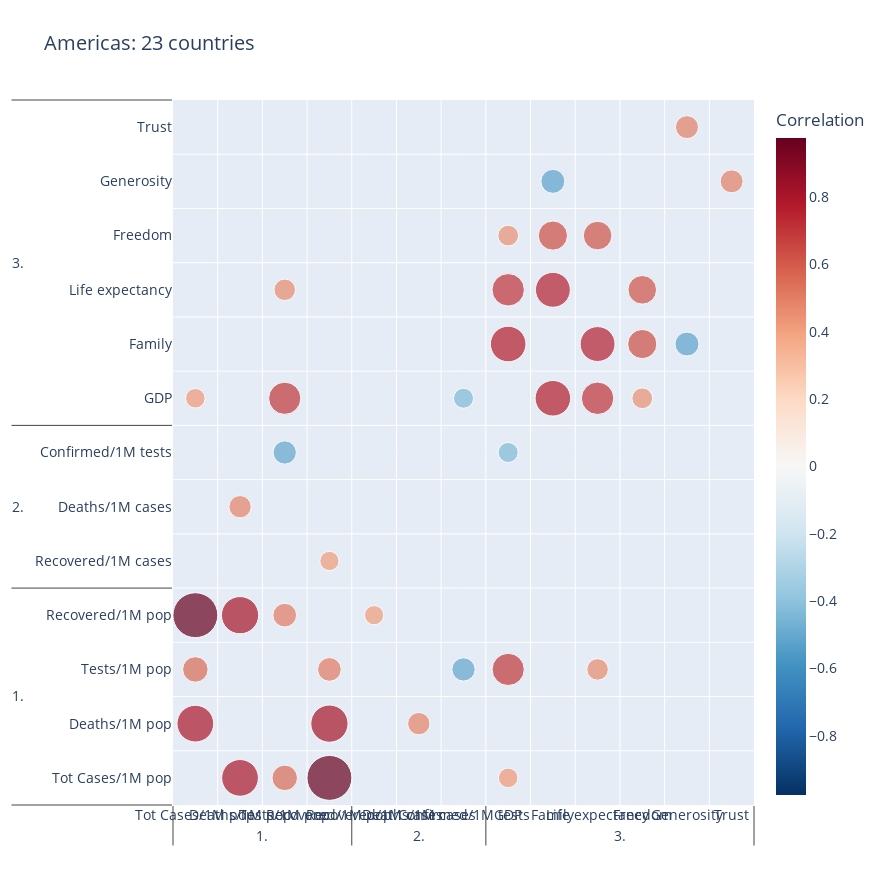
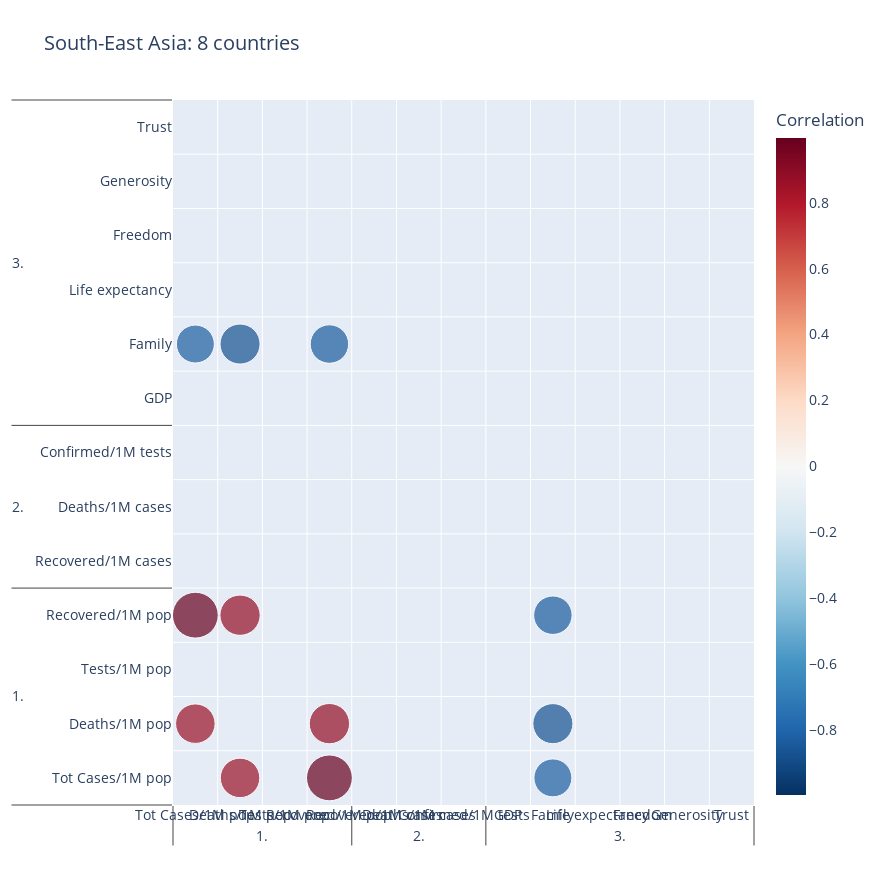
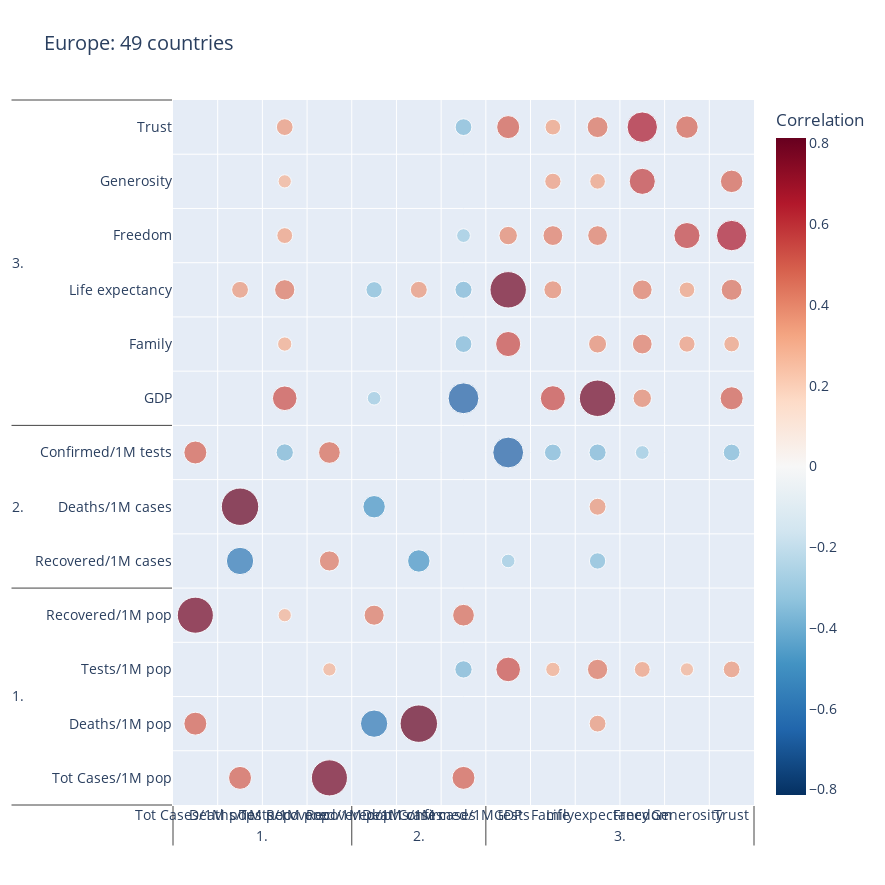
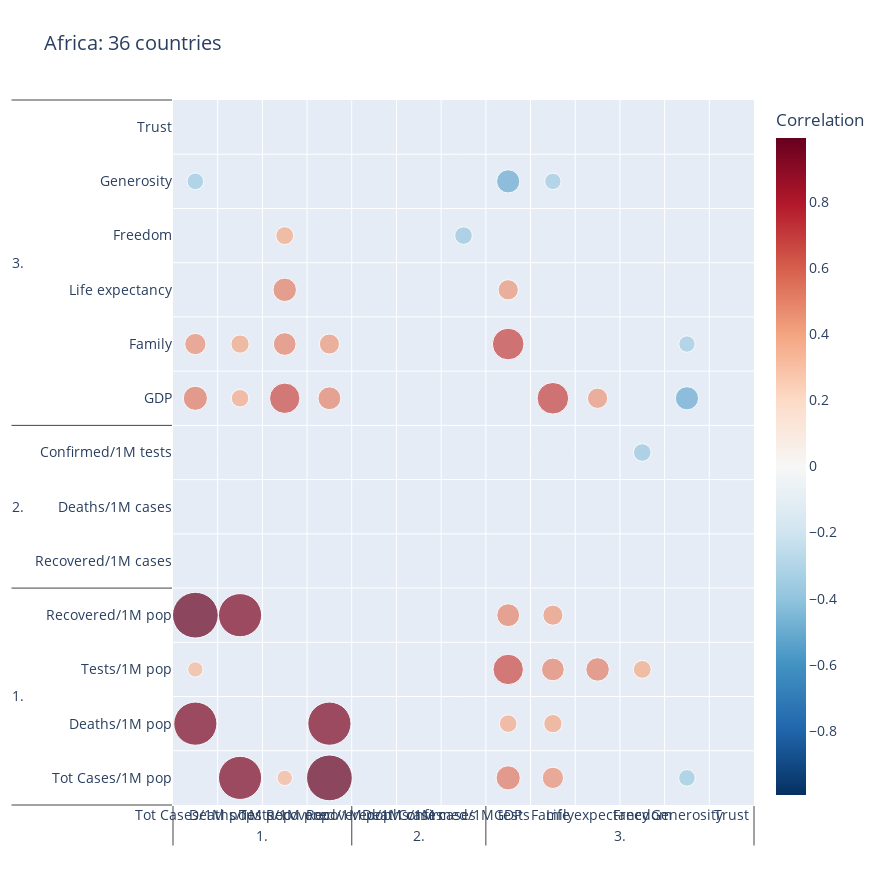

These figures' notebook cell, in order:
### Code cell
for region in for_correlo["WHO Region"].unique():
    regional = for_correlo[for_correlo["WHO Region"].isin([region])]
    fig = correlo(regional, to_use, 46, "RdBu_r", region + ": "+str(regional.shape[0])+ " countries", 
                  height=885, width= 885, fontsize=14, var_palette=var_palette)
    fig.show()

### Figure 1 — Plotly figure (JSON) as saved in the notebook; plotly's stock layout.template omitted (floating-point values rounded to 4 significant figures; data arrays with more than 128 entries replaced by an {"elided": "..."} marker saying what was removed)
{"data": [{"hoverinfo": "text", "hovertext": {"elided": "169 str values"}, "marker": {"cmid": 0, "color": {"elided": "169 float values"}, "colorbar": {"title": {"text": "Correlation"}}, "colorscale": [[0, "rgb(5,48,97)"], [0.1, "rgb(33,102,172)"], [0.2, "rgb(67,147,195)"], [0.3, "rgb(146,197,222)"], [0.4, "rgb(209,229,240)"], [0.5, "rgb(247,247,247)"], [0.6, "rgb(253,219,199)"], [0.7, "rgb(244,165,130)"], [0.8, "rgb(214,96,77)"], [0.9, "rgb(178,24,43)"], [1, "rgb(103,0,31)"]], "size": {"elided": "169 float values"}}, "mode": "markers", "type": "scatter", "x": {"elided": "2x169 str values"}, "y": {"elided": "2x169 str values"}}], "layout": {"font": {"size": 14}, "height": 885, "title": {"text": "Americas: 23 countries"}, "width": 885, "xaxis": {"range": [-0.5, 12.5], "showgrid": true, "ticklen": 0, "ticks": "outside", "tickson": "boundaries"}, "yaxis": {"range": [-0.5, 12.5], "showgrid": true, "ticklen": 0, "ticks": "outside", "tickson": "boundaries"}}}

### Figure 2 — Plotly figure (JSON) as saved in the notebook; plotly's stock layout.template omitted (floating-point values rounded to 4 significant figures; data arrays with more than 128 entries replaced by an {"elided": "..."} marker saying what was removed)
{"data": [{"hoverinfo": "text", "hovertext": {"elided": "169 str values"}, "marker": {"cmid": 0, "color": {"elided": "169 float values"}, "colorbar": {"title": {"text": "Correlation"}}, "colorscale": [[0, "rgb(5,48,97)"], [0.1, "rgb(33,102,172)"], [0.2, "rgb(67,147,195)"], [0.3, "rgb(146,197,222)"], [0.4, "rgb(209,229,240)"], [0.5, "rgb(247,247,247)"], [0.6, "rgb(253,219,199)"], [0.7, "rgb(244,165,130)"], [0.8, "rgb(214,96,77)"], [0.9, "rgb(178,24,43)"], [1, "rgb(103,0,31)"]], "size": {"elided": "169 float values"}}, "mode": "markers", "type": "scatter", "x": {"elided": "2x169 str values"}, "y": {"elided": "2x169 str values"}}], "layout": {"font": {"size": 14}, "height": 885, "title": {"text": "South-East Asia: 8 countries"}, "width": 885, "xaxis": {"range": [-0.5, 12.5], "showgrid": true, "ticklen": 0, "ticks": "outside", "tickson": "boundaries"}, "yaxis": {"range": [-0.5, 12.5], "showgrid": true, "ticklen": 0, "ticks": "outside", "tickson": "boundaries"}}}

### Figure 3 — Plotly figure (JSON) as saved in the notebook; plotly's stock layout.template omitted (floating-point values rounded to 4 significant figures; data arrays with more than 128 entries replaced by an {"elided": "..."} marker saying what was removed)
{"data": [{"hoverinfo": "text", "hovertext": {"elided": "169 str values"}, "marker": {"cmid": 0, "color": {"elided": "169 float values"}, "colorbar": {"title": {"text": "Correlation"}}, "colorscale": [[0, "rgb(5,48,97)"], [0.1, "rgb(33,102,172)"], [0.2, "rgb(67,147,195)"], [0.3, "rgb(146,197,222)"], [0.4, "rgb(209,229,240)"], [0.5, "rgb(247,247,247)"], [0.6, "rgb(253,219,199)"], [0.7, "rgb(244,165,130)"], [0.8, "rgb(214,96,77)"], [0.9, "rgb(178,24,43)"], [1, "rgb(103,0,31)"]], "size": {"elided": "169 float values"}}, "mode": "markers", "type": "scatter", "x": {"elided": "2x169 str values"}, "y": {"elided": "2x169 str values"}}], "layout": {"font": {"size": 14}, "height": 885, "title": {"text": "Europe: 49 countries"}, "width": 885, "xaxis": {"range": [-0.5, 12.5], "showgrid": true, "ticklen": 0, "ticks": "outside", "tickson": "boundaries"}, "yaxis": {"range": [-0.5, 12.5], "showgrid": true, "ticklen": 0, "ticks": "outside", "tickson": "boundaries"}}}

### Figure 4 — Plotly figure (JSON) as saved in the notebook; plotly's stock layout.template omitted (floating-point values rounded to 4 significant figures; data arrays with more than 128 entries replaced by an {"elided": "..."} marker saying what was removed)
{"data": [{"hoverinfo": "text", "hovertext": {"elided": "169 str values"}, "marker": {"cmid": 0, "color": {"elided": "169 float values"}, "colorbar": {"title": {"text": "Correlation"}}, "colorscale": [[0, "rgb(5,48,97)"], [0.1, "rgb(33,102,172)"], [0.2, "rgb(67,147,195)"], [0.3, "rgb(146,197,222)"], [0.4, "rgb(209,229,240)"], [0.5, "rgb(247,247,247)"], [0.6, "rgb(253,219,199)"], [0.7, "rgb(244,165,130)"], [0.8, "rgb(214,96,77)"], [0.9, "rgb(178,24,43)"], [1, "rgb(103,0,31)"]], "size": {"elided": "169 float values"}}, "mode": "markers", "type": "scatter", "x": {"elided": "2x169 str values"}, "y": {"elided": "2x169 str values"}}], "layout": {"font": {"size": 14}, "height": 885, "title": {"text": "Africa: 36 countries"}, "width": 885, "xaxis": {"range": [-0.5, 12.5], "showgrid": true, "ticklen": 0, "ticks": "outside", "tickson": "boundaries"}, "yaxis": {"range": [-0.5, 12.5], "showgrid": true, "ticklen": 0, "ticks": "outside", "tickson": "boundaries"}}}
